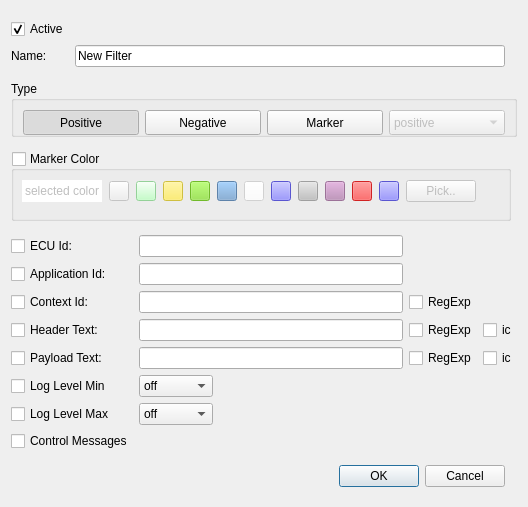
<?xml version="1.0" encoding="UTF-8"?>
<ui version="4.0">
 <class>FilterDialog</class>
 <widget class="QDialog" name="FilterDialog">
  <property name="geometry">
   <rect>
    <x>0</x>
    <y>0</y>
    <width>524</width>
    <height>507</height>
   </rect>
  </property>
  <property name="windowTitle">
   <string>Filter Configuration</string>
  </property>
  <property name="windowIcon">
   <iconset resource="resource.qrc">
    <normaloff>:/toolbar/png/edit-cut.png</normaloff>:/toolbar/png/edit-cut.png</iconset>
  </property>
  <layout class="QGridLayout" name="gridLayout">
   <item row="26" column="0">
    <widget class="QDialogButtonBox" name="buttonBox">
     <property name="orientation">
      <enum>Qt::Horizontal</enum>
     </property>
     <property name="standardButtons">
      <set>QDialogButtonBox::Cancel|QDialogButtonBox::Ok</set>
     </property>
    </widget>
   </item>
   <item row="0" column="0">
    <layout class="QGridLayout" name="gridLayout_2">
     <item row="1" column="1">
      <widget class="QLineEdit" name="lineEditName">
       <property name="text">
        <string>New Filter</string>
       </property>
      </widget>
     </item>
     <item row="1" column="0">
      <widget class="QLabel" name="label_3">
       <property name="text">
        <string>Name:</string>
       </property>
      </widget>
     </item>
     <item row="0" column="0">
      <widget class="QCheckBox" name="checkBoxActive">
       <property name="text">
        <string>Active</string>
       </property>
       <property name="checked">
        <bool>true</bool>
       </property>
      </widget>
     </item>
    </layout>
   </item>
   <item row="3" column="0" colspan="3">
    <widget class="QGroupBox" name="groupBox">
     <property name="maximumSize">
      <size>
       <width>16777215</width>
       <height>56</height>
      </size>
     </property>
     <property name="title">
      <string>Type</string>
     </property>
     <layout class="QHBoxLayout" name="horizontalLayout">
      <item>
       <widget class="QPushButton" name="pushButton_Positive">
        <property name="minimumSize">
         <size>
          <width>0</width>
          <height>25</height>
         </size>
        </property>
        <property name="text">
         <string>Positive</string>
        </property>
        <property name="icon">
         <iconset resource="resource.qrc">
          <normaloff>:/icons/png/mark_g.png</normaloff>
          <normalon>:/icons/png/mark.png</normalon>:/icons/png/mark_g.png</iconset>
        </property>
        <property name="iconSize">
         <size>
          <width>20</width>
          <height>20</height>
         </size>
        </property>
        <property name="checkable">
         <bool>true</bool>
        </property>
        <property name="checked">
         <bool>true</bool>
        </property>
        <property name="autoExclusive">
         <bool>true</bool>
        </property>
        <property name="default">
         <bool>false</bool>
        </property>
        <attribute name="buttonGroup">
         <string notr="true">buttonGroup_filterType</string>
        </attribute>
       </widget>
      </item>
      <item>
       <widget class="QPushButton" name="pushButton_Negative">
        <property name="minimumSize">
         <size>
          <width>0</width>
          <height>25</height>
         </size>
        </property>
        <property name="text">
         <string>Negative</string>
        </property>
        <property name="icon">
         <iconset resource="resource.qrc">
          <normaloff>:/icons/png/dialog-error-3_g.png</normaloff>
          <normalon>:/icons/png/dialog-error-3.png</normalon>:/icons/png/dialog-error-3_g.png</iconset>
        </property>
        <property name="iconSize">
         <size>
          <width>20</width>
          <height>20</height>
         </size>
        </property>
        <property name="checkable">
         <bool>true</bool>
        </property>
        <property name="autoExclusive">
         <bool>true</bool>
        </property>
        <attribute name="buttonGroup">
         <string notr="true">buttonGroup_filterType</string>
        </attribute>
       </widget>
      </item>
      <item>
       <widget class="QPushButton" name="pushButton_Marker">
        <property name="minimumSize">
         <size>
          <width>0</width>
          <height>25</height>
         </size>
        </property>
        <property name="text">
         <string>Marker</string>
        </property>
        <property name="icon">
         <iconset resource="resource.qrc">
          <normaloff>:/icons/png/colorize-2_g.png</normaloff>
          <normalon>:/icons/png/colorize-2.png</normalon>:/icons/png/colorize-2_g.png</iconset>
        </property>
        <property name="iconSize">
         <size>
          <width>20</width>
          <height>20</height>
         </size>
        </property>
        <property name="checkable">
         <bool>true</bool>
        </property>
        <property name="autoExclusive">
         <bool>true</bool>
        </property>
        <property name="flat">
         <bool>false</bool>
        </property>
        <attribute name="buttonGroup">
         <string notr="true">buttonGroup_filterType</string>
        </attribute>
       </widget>
      </item>
      <item>
       <widget class="QComboBox" name="comboBoxType">
        <property name="enabled">
         <bool>false</bool>
        </property>
        <property name="minimumSize">
         <size>
          <width>0</width>
          <height>25</height>
         </size>
        </property>
        <item>
         <property name="text">
          <string>positive</string>
         </property>
        </item>
        <item>
         <property name="text">
          <string>negative</string>
         </property>
        </item>
        <item>
         <property name="text">
          <string>marker</string>
         </property>
        </item>
       </widget>
      </item>
     </layout>
    </widget>
   </item>
   <item row="7" column="0" colspan="3">
    <layout class="QGridLayout" name="gridLayout_3">
     <item row="3" column="1" colspan="2">
      <widget class="QLineEdit" name="lineEditHeaderText"/>
     </item>
     <item row="4" column="1" colspan="2">
      <widget class="QLineEdit" name="lineEditPayloadText"/>
     </item>
     <item row="2" column="3">
      <widget class="QCheckBox" name="checkBoxRegexp_Context">
       <property name="toolTip">
        <string>Enable this option, to use regular expressions for ContextId  text.</string>
       </property>
       <property name="text">
        <string>RegExp</string>
       </property>
      </widget>
     </item>
     <item row="2" column="1" colspan="2">
      <widget class="QLineEdit" name="lineEditContextId">
       <property name="maxLength">
        <number>40</number>
       </property>
      </widget>
     </item>
     <item row="3" column="4">
      <widget class="QCheckBox" name="checkBox_IgnoreCase_Header">
       <property name="toolTip">
        <string>Enable this option, to ignore case on header search expression</string>
       </property>
       <property name="statusTip">
        <string/>
       </property>
       <property name="text">
        <string>ic</string>
       </property>
      </widget>
     </item>
     <item row="7" column="0">
      <widget class="QCheckBox" name="checkBoxCtrlMsgs">
       <property name="text">
        <string>Control Messages</string>
       </property>
      </widget>
     </item>
     <item row="2" column="0">
      <widget class="QCheckBox" name="checkBoxContextId">
       <property name="text">
        <string>Context Id:</string>
       </property>
      </widget>
     </item>
     <item row="0" column="0">
      <widget class="QCheckBox" name="checkBoxEcuId">
       <property name="text">
        <string>ECU Id:</string>
       </property>
      </widget>
     </item>
     <item row="1" column="0">
      <widget class="QCheckBox" name="checkBoxApplicationId">
       <property name="text">
        <string>Application Id:</string>
       </property>
      </widget>
     </item>
     <item row="3" column="0">
      <widget class="QCheckBox" name="checkBoxHeaderText">
       <property name="text">
        <string>Header Text:</string>
       </property>
      </widget>
     </item>
     <item row="6" column="1">
      <widget class="QComboBox" name="comboBoxLogLevelMax">
       <item>
        <property name="text">
         <string>off</string>
        </property>
       </item>
       <item>
        <property name="text">
         <string>fatal</string>
        </property>
       </item>
       <item>
        <property name="text">
         <string>error</string>
        </property>
       </item>
       <item>
        <property name="text">
         <string>warn</string>
        </property>
       </item>
       <item>
        <property name="text">
         <string>info</string>
        </property>
       </item>
       <item>
        <property name="text">
         <string>debug</string>
        </property>
       </item>
       <item>
        <property name="text">
         <string>verbose</string>
        </property>
       </item>
      </widget>
     </item>
     <item row="6" column="0">
      <widget class="QCheckBox" name="checkBoxLogLevelMax">
       <property name="text">
        <string>Log Level Max</string>
       </property>
      </widget>
     </item>
     <item row="5" column="0">
      <widget class="QCheckBox" name="checkBoxLogLevelMin">
       <property name="text">
        <string>Log Level Min</string>
       </property>
      </widget>
     </item>
     <item row="4" column="0">
      <widget class="QCheckBox" name="checkBoxPayloadText">
       <property name="text">
        <string>Payload Text:</string>
       </property>
      </widget>
     </item>
     <item row="0" column="1" colspan="2">
      <widget class="QLineEdit" name="lineEditEcuId"/>
     </item>
     <item row="4" column="4">
      <widget class="QCheckBox" name="checkBox_IgnoreCase_Payload">
       <property name="toolTip">
        <string>Enable this option, to ignore case on payload search expression</string>
       </property>
       <property name="statusTip">
        <string/>
       </property>
       <property name="text">
        <string>ic</string>
       </property>
      </widget>
     </item>
     <item row="3" column="3">
      <widget class="QCheckBox" name="checkBoxRegexp_Header">
       <property name="toolTip">
        <string>Enable this option, to use regular expressions for header  text.</string>
       </property>
       <property name="text">
        <string>RegExp</string>
       </property>
      </widget>
     </item>
     <item row="4" column="3">
      <widget class="QCheckBox" name="checkBoxRegexp_Payload">
       <property name="toolTip">
        <string>Enable this option, to use regular expressions for payload text.</string>
       </property>
       <property name="text">
        <string>RegExp</string>
       </property>
      </widget>
     </item>
     <item row="1" column="1" colspan="2">
      <widget class="QLineEdit" name="lineEditApplicationId">
       <property name="maxLength">
        <number>4</number>
       </property>
      </widget>
     </item>
     <item row="5" column="1">
      <widget class="QComboBox" name="comboBoxLogLevelMin">
       <item>
        <property name="text">
         <string>off</string>
        </property>
       </item>
       <item>
        <property name="text">
         <string>fatal</string>
        </property>
       </item>
       <item>
        <property name="text">
         <string>error</string>
        </property>
       </item>
       <item>
        <property name="text">
         <string>warn</string>
        </property>
       </item>
       <item>
        <property name="text">
         <string>info</string>
        </property>
       </item>
       <item>
        <property name="text">
         <string>debug</string>
        </property>
       </item>
       <item>
        <property name="text">
         <string>verbose</string>
        </property>
       </item>
      </widget>
     </item>
     <item row="5" column="2">
      <spacer name="horizontalSpacer">
       <property name="orientation">
        <enum>Qt::Horizontal</enum>
       </property>
       <property name="sizeHint" stdset="0">
        <size>
         <width>40</width>
         <height>20</height>
        </size>
       </property>
      </spacer>
     </item>
    </layout>
   </item>
   <item row="6" column="0" colspan="2">
    <widget class="QGroupBox" name="groupBox_marker">
     <property name="minimumSize">
      <size>
       <width>500</width>
       <height>70</height>
      </size>
     </property>
     <property name="maximumSize">
      <size>
       <width>16777215</width>
       <height>70</height>
      </size>
     </property>
     <property name="title">
      <string>Marker Color</string>
     </property>
     <property name="checkable">
      <bool>true</bool>
     </property>
     <property name="checked">
      <bool>false</bool>
     </property>
     <widget class="QWidget" name="gridLayoutWidget_2">
      <property name="geometry">
       <rect>
        <x>10</x>
        <y>20</y>
        <width>461</width>
        <height>41</height>
       </rect>
      </property>
      <layout class="QGridLayout" name="gridLayout_colors">
       <item row="0" column="1">
        <widget class="QPushButton" name="pushButton_c0">
         <property name="minimumSize">
          <size>
           <width>15</width>
           <height>15</height>
          </size>
         </property>
         <property name="maximumSize">
          <size>
           <width>20</width>
           <height>20</height>
          </size>
         </property>
         <property name="styleSheet">
          <string notr="true"/>
         </property>
         <property name="text">
          <string/>
         </property>
         <property name="flat">
          <bool>false</bool>
         </property>
        </widget>
       </item>
       <item row="0" column="2">
        <widget class="QPushButton" name="pushButton_c1">
         <property name="minimumSize">
          <size>
           <width>15</width>
           <height>15</height>
          </size>
         </property>
         <property name="maximumSize">
          <size>
           <width>20</width>
           <height>20</height>
          </size>
         </property>
         <property name="styleSheet">
          <string notr="true">background-color: rgb(180, 255, 185);</string>
         </property>
         <property name="text">
          <string/>
         </property>
         <property name="flat">
          <bool>false</bool>
         </property>
        </widget>
       </item>
       <item row="0" column="3">
        <widget class="QPushButton" name="pushButton_c2">
         <property name="minimumSize">
          <size>
           <width>15</width>
           <height>15</height>
          </size>
         </property>
         <property name="maximumSize">
          <size>
           <width>20</width>
           <height>20</height>
          </size>
         </property>
         <property name="styleSheet">
          <string notr="true">background-color: rgb(252, 233, 79);
</string>
         </property>
         <property name="text">
          <string/>
         </property>
         <property name="flat">
          <bool>false</bool>
         </property>
        </widget>
       </item>
       <item row="0" column="4">
        <widget class="QPushButton" name="pushButton_c3">
         <property name="minimumSize">
          <size>
           <width>15</width>
           <height>15</height>
          </size>
         </property>
         <property name="maximumSize">
          <size>
           <width>20</width>
           <height>20</height>
          </size>
         </property>
         <property name="styleSheet">
          <string notr="true">background-color: rgb(138, 226, 52);</string>
         </property>
         <property name="text">
          <string/>
         </property>
         <property name="flat">
          <bool>false</bool>
         </property>
        </widget>
       </item>
       <item row="0" column="5">
        <widget class="QPushButton" name="pushButton_c4">
         <property name="minimumSize">
          <size>
           <width>15</width>
           <height>15</height>
          </size>
         </property>
         <property name="maximumSize">
          <size>
           <width>20</width>
           <height>20</height>
          </size>
         </property>
         <property name="styleSheet">
          <string notr="true">background-color: rgb(114, 159, 207);</string>
         </property>
         <property name="text">
          <string/>
         </property>
         <property name="flat">
          <bool>false</bool>
         </property>
        </widget>
       </item>
       <item row="0" column="6">
        <widget class="QPushButton" name="pushButton_c5">
         <property name="minimumSize">
          <size>
           <width>15</width>
           <height>15</height>
          </size>
         </property>
         <property name="maximumSize">
          <size>
           <width>20</width>
           <height>20</height>
          </size>
         </property>
         <property name="styleSheet">
          <string notr="true">background-color: rgb(255, 255, 255);</string>
         </property>
         <property name="text">
          <string/>
         </property>
         <property name="flat">
          <bool>false</bool>
         </property>
        </widget>
       </item>
       <item row="0" column="7">
        <widget class="QPushButton" name="pushButton_c6">
         <property name="minimumSize">
          <size>
           <width>15</width>
           <height>15</height>
          </size>
         </property>
         <property name="maximumSize">
          <size>
           <width>20</width>
           <height>20</height>
          </size>
         </property>
         <property name="styleSheet">
          <string notr="true">background-color: rgb(110, 105, 255);</string>
         </property>
         <property name="text">
          <string/>
         </property>
         <property name="flat">
          <bool>false</bool>
         </property>
        </widget>
       </item>
       <item row="0" column="8">
        <widget class="QPushButton" name="pushButton_c7">
         <property name="minimumSize">
          <size>
           <width>15</width>
           <height>15</height>
          </size>
         </property>
         <property name="maximumSize">
          <size>
           <width>20</width>
           <height>20</height>
          </size>
         </property>
         <property name="styleSheet">
          <string notr="true">background-color: rgb(194, 194, 194);</string>
         </property>
         <property name="text">
          <string/>
         </property>
         <property name="flat">
          <bool>false</bool>
         </property>
        </widget>
       </item>
       <item row="0" column="9">
        <widget class="QPushButton" name="pushButton_c8">
         <property name="minimumSize">
          <size>
           <width>15</width>
           <height>15</height>
          </size>
         </property>
         <property name="maximumSize">
          <size>
           <width>20</width>
           <height>20</height>
          </size>
         </property>
         <property name="styleSheet">
          <string notr="true">background-color: rgb(190, 139, 185);</string>
         </property>
         <property name="text">
          <string/>
         </property>
         <property name="flat">
          <bool>false</bool>
         </property>
        </widget>
       </item>
       <item row="0" column="10">
        <widget class="QPushButton" name="pushButton_c9">
         <property name="minimumSize">
          <size>
           <width>15</width>
           <height>15</height>
          </size>
         </property>
         <property name="maximumSize">
          <size>
           <width>20</width>
           <height>20</height>
          </size>
         </property>
         <property name="styleSheet">
          <string notr="true">background-color: rgb(255, 43, 43);</string>
         </property>
         <property name="text">
          <string/>
         </property>
         <property name="flat">
          <bool>false</bool>
         </property>
        </widget>
       </item>
       <item row="0" column="11">
        <widget class="QPushButton" name="pushButton_c10">
         <property name="minimumSize">
          <size>
           <width>15</width>
           <height>15</height>
          </size>
         </property>
         <property name="maximumSize">
          <size>
           <width>20</width>
           <height>20</height>
          </size>
         </property>
         <property name="styleSheet">
          <string notr="true">background-color: rgb(110, 105, 255);</string>
         </property>
         <property name="text">
          <string/>
         </property>
         <property name="flat">
          <bool>false</bool>
         </property>
        </widget>
       </item>
       <item row="0" column="12">
        <widget class="QPushButton" name="buttonSelectColor">
         <property name="maximumSize">
          <size>
           <width>70</width>
           <height>16777215</height>
          </size>
         </property>
         <property name="text">
          <string>Pick..</string>
         </property>
         <property name="icon">
          <iconset resource="resource.qrc">
           <normaloff>:/icons/png/colorize-2.png</normaloff>
           <normalon>:/icons/png/colorize-2.png</normalon>:/icons/png/colorize-2.png</iconset>
         </property>
        </widget>
       </item>
       <item row="0" column="0">
        <widget class="QLabel" name="labelSelectedColor">
         <property name="maximumSize">
          <size>
           <width>80</width>
           <height>16777215</height>
          </size>
         </property>
         <property name="palette">
          <palette>
           <active>
            <colorrole role="Base">
             <brush brushstyle="SolidPattern">
              <color alpha="255">
               <red>255</red>
               <green>255</green>
               <blue>255</blue>
              </color>
             </brush>
            </colorrole>
            <colorrole role="Window">
             <brush brushstyle="SolidPattern">
              <color alpha="255">
               <red>255</red>
               <green>255</green>
               <blue>255</blue>
              </color>
             </brush>
            </colorrole>
           </active>
           <inactive>
            <colorrole role="Base">
             <brush brushstyle="SolidPattern">
              <color alpha="255">
               <red>255</red>
               <green>255</green>
               <blue>255</blue>
              </color>
             </brush>
            </colorrole>
            <colorrole role="Window">
             <brush brushstyle="SolidPattern">
              <color alpha="255">
               <red>255</red>
               <green>255</green>
               <blue>255</blue>
              </color>
             </brush>
            </colorrole>
           </inactive>
           <disabled>
            <colorrole role="Base">
             <brush brushstyle="SolidPattern">
              <color alpha="255">
               <red>255</red>
               <green>255</green>
               <blue>255</blue>
              </color>
             </brush>
            </colorrole>
            <colorrole role="Window">
             <brush brushstyle="SolidPattern">
              <color alpha="255">
               <red>255</red>
               <green>255</green>
               <blue>255</blue>
              </color>
             </brush>
            </colorrole>
           </disabled>
          </palette>
         </property>
         <property name="autoFillBackground">
          <bool>true</bool>
         </property>
         <property name="text">
          <string>selected color</string>
         </property>
         <property name="alignment">
          <set>Qt::AlignCenter</set>
         </property>
        </widget>
       </item>
      </layout>
     </widget>
    </widget>
   </item>
  </layout>
 </widget>
 <resources>
  <include location="resource.qrc"/>
 </resources>
 <connections>
  <connection>
   <sender>buttonBox</sender>
   <signal>rejected()</signal>
   <receiver>FilterDialog</receiver>
   <slot>reject()</slot>
   <hints>
    <hint type="sourcelabel">
     <x>164</x>
     <y>356</y>
    </hint>
    <hint type="destinationlabel">
     <x>286</x>
     <y>274</y>
    </hint>
   </hints>
  </connection>
  <connection>
   <sender>buttonBox</sender>
   <signal>accepted()</signal>
   <receiver>FilterDialog</receiver>
   <slot>validate()</slot>
   <hints>
    <hint type="sourcelabel">
     <x>51</x>
     <y>368</y>
    </hint>
    <hint type="destinationlabel">
     <x>260</x>
     <y>359</y>
    </hint>
   </hints>
  </connection>
 </connections>
 <slots>
  <slot>validate()</slot>
 </slots>
 <buttongroups>
  <buttongroup name="buttonGroup_filterType"/>
 </buttongroups>
</ui>
